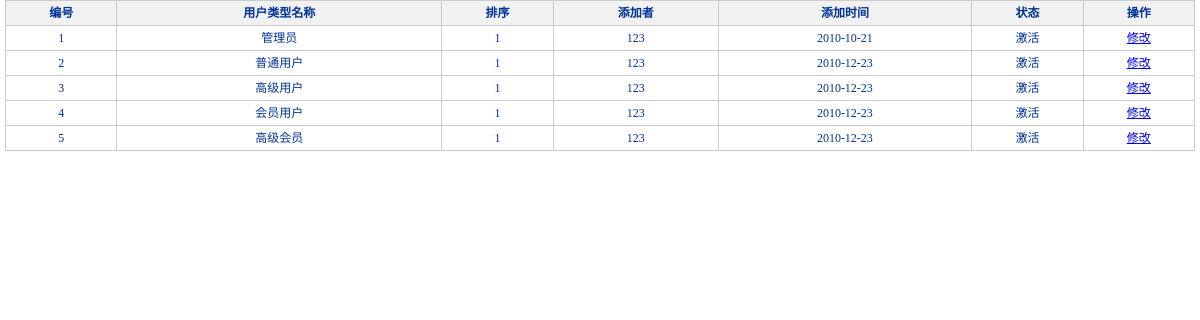
The page /leetobest/admin/listUsers_type.php on the database its author committed.
### tables this page shows
CREATE TABLE `users_type` (
  `ut_id` int(10) unsigned NOT NULL auto_increment,
  `ut_name` varchar(100) NOT NULL default '' COMMENT '名称',
  `ut_status` int(10) unsigned NOT NULL default '1' COMMENT '状态 1--在用 2 --废弃',
  `ut_sort` int(10) unsigned NOT NULL default '1' COMMENT '排序 值为1-9',
  `users_id` int(10) unsigned NOT NULL default '0' COMMENT '添加者',
  `ut_addtime` varchar(100) NOT NULL default '' COMMENT '添加时间',
  `ut_remark1` varchar(45) default NULL COMMENT '备用字段',
  `ut_remark2` varchar(45) default NULL COMMENT '备用字段',
  `ut_remark3` varchar(45) default NULL COMMENT '备用字段',
  PRIMARY KEY  (`ut_id`)
);

CREATE TABLE `users` (
  `users_id` int(10) unsigned NOT NULL auto_increment COMMENT '用户ID',
  `users_account` varchar(100) NOT NULL default '' COMMENT '用户账号',
  `users_password` varchar(100) NOT NULL default '' COMMENT '密码',
  PRIMARY KEY  (`users_id`)
);

### leetobest/util/util.php (called while the page is built, shortened)
<?php
	function my_substr($str,$limit_length,$charset,$omit=''){
			$return_str = "";
			$len = mb_strlen($str,$charset);
			for ($i = 0; $i < $limit_length; $i++){
					$curr_char = mb_substr($str,$i,1,$charset);
					$return_str .= $curr_char;
			}
			return $return_str.$omit;
	}
   function helphtml($htmlstr){
	   $htmlstr=str_replace('\n','',$htmlstr);
	   $htmlstr=str_replace('\r','',$htmlstr);
	   $htmlstr=str_replace('\t','',$htmlstr);
	   $htmlstr=str_replace('&nbsp;','',$htmlstr);
	   $i=0;
	   return $htmlstr;
   }
?>

### leetobest/admin/listUsers_type.php (the view, shortened to what this page needs)
<?php
     @include_once '../include/mysql.php';
     @include_once '../util/util.php';
     $pageNo=@$_REQUEST['pageNo'];
	 $pageNo=@trim($pageNo);
	 if(empty($pageNo)){
		 $pageNo=1;
	 }else{
	     $pageNo=(int)$pageNo;
		 if($pageNo<=0){
			 $pageNo=1;
		 }
	 }
	 $pageSize=@$_REQUEST['pageSize'];
	 $pageSize=@trim($pageSize);
	 if(empty($pageSize)){
		 $pageSize=18;
	 }else{
	     $pageSize=(int)$pageSize;
		 if($pageSize<=0){
			 $pageSize=18;
		 }
	 }
?>
<!DOCTYPE html PUBLIC "-//W3C//DTD XHTML 1.0 Transitional//EN" "http://www.w3.org/TR/xhtml1/DTD/xhtml1-transitional.dtd">
<html xmlns="http://www.w3.org/1999/xhtml">
<head>
<link href="style/index.css" type="text/css" rel="stylesheet" />
</head>
<body>
<table border="0" cellpadding="0" cellspacing="0" class="list_table">
  <tr>
    <td><table border="0" cellpadding="0" cellspacing="0" class="list_table_main">
        <tr>
          <th>编号</th>
		  <th>用户类型名称</th>
		  <th>排序</th>
		  <th>添加者</th>
		  <th>添加时间</th>
		  <th>状态</th>
		  <th>操作</th>
        </tr>
     <?php
         $sql_count="SELECT * FROM users_type";
		 $currRe=($pageNo-1)*$pageSize;
         $sql=$sql_count." LIMIT $currRe,$pageSize";
         $res=mysql_query($sql);
         while ($row=mysql_fetch_array($res,MYSQL_BOTH)){
     ?>
	 <tr>
	     <td><?php echo empty($row['ut_id'])?0:$row['ut_id']; ?></td>
		 <td><?php echo empty($row['ut_name'])?'':$row['ut_name']; ?></td>
		 <td><?php echo empty($row['ut_sort'])?'':$row['ut_sort']; ?></td>
		 <td>
		 <?php
		       if(!@empty($row['users_id'])){
		          $sql_users="SELECT * FROM users WHERE users_id=".$row['users_id'];
		          $res_user=mysql_query($sql_users);
		          $arr=mysql_fetch_array($res_user,MYSQL_BOTH);
				  echo @empty($arr['users_account'])?'':$arr['users_account'];
	           }
		 ?>
		 </td>
		 <td title="<?php echo empty($row['ut_addtime'])?'':$row['ut_addtime']; ?>"><?php echo empty($row['ut_addtime'])?'':my_substr(helphtml($row['ut_addtime']),10,'utf-8',' '); ?></td>
		 <td><?php echo empty($row['ut_status'])?'':($row['ut_status']==1?'激活':'废弃'); ?></td>
		 <td><a href="editUsers_type.php?ut_id=<?php echo $row['ut_id']; ?>&pageNo=<?php echo $pageNo; ?>">修改</a></td>
	 </tr>
	 <?php
		 }
	 ?>
      </table></td>
  </tr>
</table>
</body>
</html>

### leetobest/admin/style/index.css (style rules this page uses)
* { margin: 0px; padding: 0px; }
body { margin:0; padding:0; text-align:left; font-size:14px; color:#00f; background:#fff; }
table { margin:10px 0 0 10px; border-collapse: collapse; font-size:12px; font-family:"宋体"; }
th { border: 1px solid #cccccc; height:24px; }
td { border: 1px solid #cccccc; height:24px; }
.list_table { margin:0; padding:0; width:100%;color:#039; border:0; }
.list_table td { padding:0 5px; border:0; }
.list_table_main { margin:0; padding:0; width:100%;color:#039; text-align:center; }
.list_table_main th { margin:0; padding:0;color:#039; border: 1px solid #cccccc; height:24px; line-height:24px; background:#f1f1f1; }
.list_table_main td { margin:0; padding:0;color:#039; border: 1px solid #cccccc; height:24px; line-height:24px; }

### rows shown on the page
users_type: ut_id "1", ut_name "管理员", ut_sort "1", users.users_account "123", ut_addtime "2010-10-21", ut_status "激活"
users_type: ut_id "2", ut_name "普通用户", ut_sort "1", users.users_account "123", ut_addtime "2010-12-23", ut_status "激活"
users_type: ut_id "3", ut_name "高级用户", ut_sort "1", users.users_account "123", ut_addtime "2010-12-23", ut_status "激活"
users_type: ut_id "4", ut_name "会员用户", ut_sort "1", users.users_account "123", ut_addtime "2010-12-23", ut_status "激活"
users_type: ut_id "5", ut_name "高级会员", ut_sort "1", users.users_account "123", ut_addtime "2010-12-23", ut_status "激活"
